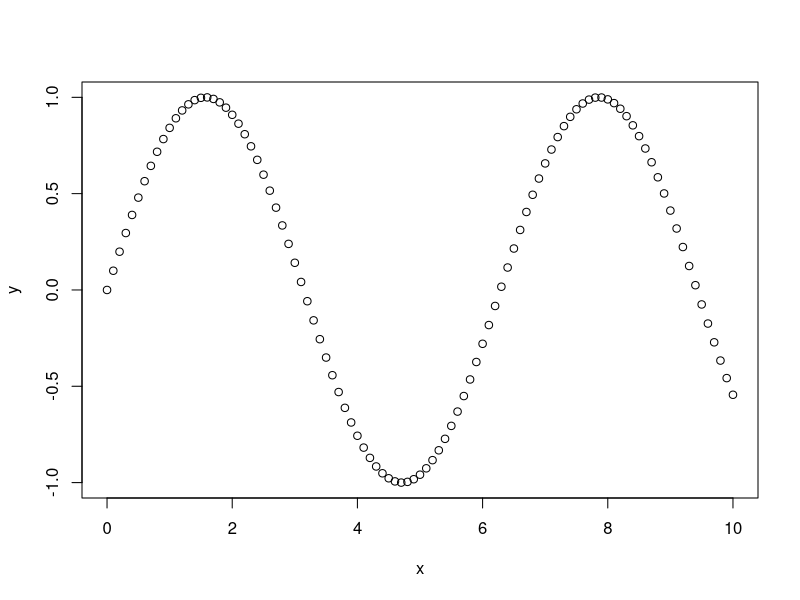
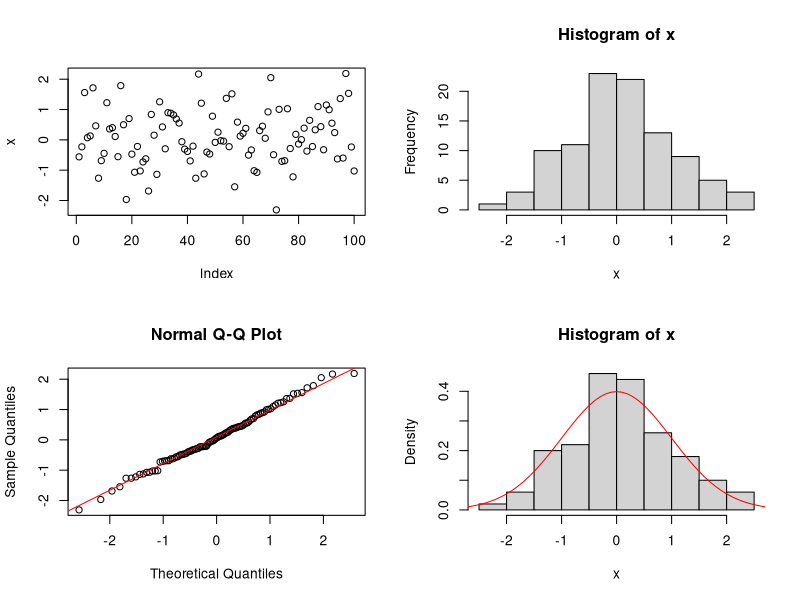

R code for these plots, in order: (Note: this script raises an error after producing the figures.)
## ---- chunk 1
library("knitr")
knitr::opts_chunk$set(echo = TRUE, eval=FALSE, comment="")
## ---- chunk 2

## ---- chunk 3
a <- 2 + 4
## ---- chunk 4
a
## ---- chunk 5
values <- c(2, 3, 5, 7, 8.3, 10)
values
## ---- chunk 6
x <- 1:10
x
## ---- chunk 7
x <- seq(2, 4, 0.25)
x
## ---- chunk 8
x <- rep(2, 4)
x
## ---- chunk 9
values[5]
values[2:4]
values[c(1, 3, 5)]
## ---- chunk 10
named <- c(a = 1, b = 2.3, c = 4.5)
named
named["a"]
## ---- chunk 11
values[-3]
## ---- chunk 12
c(1, 1, values, 0, 0)
## ---- chunk 13
length(values)
## ---- chunk 14
values <- NULL
values
length(values)
## ---- chunk 15
values <- NULL
values
length(values)
values <- c(values, 1)
values
values <- c(values, 1.34)
values
## ---- chunk 16
rm(list = ls(all = TRUE))
## ---- chunk 17
x <- seq(0, 10, 0.1)
y <- sin(x)
plot(x, y)
## ---- chunk 18
par(mfrow = c(2, 2))
set.seed(123)
x <- rnorm(100)
plot(x)
hist(x)
qqnorm(x)
qqline(x, col = "red")
hist(x, probability = TRUE)
xx <- seq(-3, 3, 0.1)
lines(xx, dnorm(xx, 0, 1), col = "red")
## ---- chunk 19
set.seed(123)
## ---- chunk 20
x <- rnorm(100)
shapiro.test(x)
## ---- chunk 21
attributes(f)
attr(f, "class")
class(f)
## ---- chunk 22
x <- c(1, 2, 5, 7, 3, 4, 5, 8)
x
## ---- chunk 23
dat <- data.frame(f = c("a", "a", "a", "b", "b", "b"),
                  x = c(1,   4,   3,   3,   5,   7)
       )
dat
## ---- chunk 24
A <- matrix(c(1:9), nrow=3)
A
## ---- chunk 25
dat <- read.csv("data/lakes.csv")
kable(dat)
## ---- chunk 26
mydata   <- read.csv("data/hall.csv")
mymatrix <- as.matrix(mydata)
## ---- chunk 27
mymatrix[2, 4]
## ---- chunk 28
mymatrix[5, ]
## ---- chunk 29
mymatrix[5:10, 4]
## ---- chunk 30
library(lattice)
xyplot(leng ~ day|temp * food, data = mydata)
